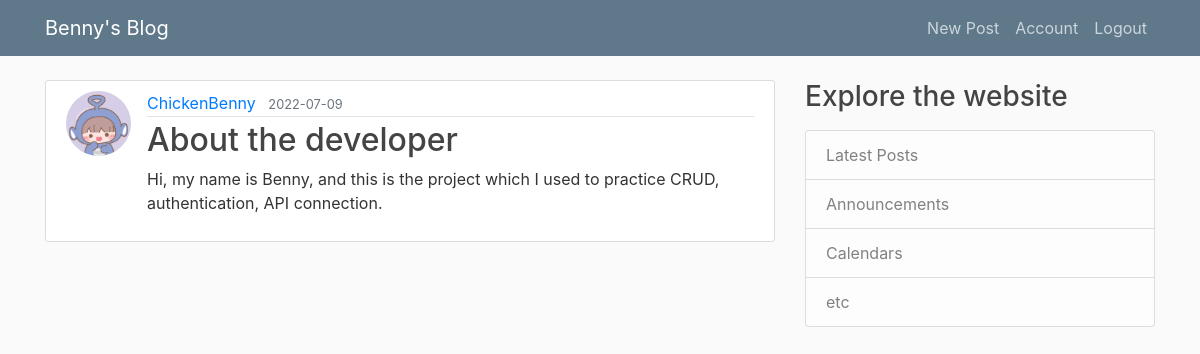
The app's page /post/1 (signed in) with its own data.
### Social_Network/models.py (models this page shows, shortened)
class User(db.Model, UserMixin):
    id = db.Column(db.Integer, primary_key = True)
    username = db.Column(db.String(20), unique = True, nullable = False)
    email = db.Column(db.String(20), unique = True, nullable = False)
    image_file = db.Column(db.String(20), nullable = False, default = 'default.jpg')
    password = db.Column(db.String(60), nullable = False)
    posts = db.relationship('Post', backref = 'author', lazy = True)

class Post(db.Model):
    id = db.Column(db.Integer, primary_key = True)
    title = db.Column(db.String(100), nullable = False)
    date_posted = db.Column(db.DateTime, nullable = False, default = datetime.utcnow)
    content = db.Column(db.Text, nullable = False)
    user_id = db.Column(db.Integer, db.ForeignKey('user.id'), nullable = False)

### Social_Network/routes.py (the view)
@app.route("/post/<int:post_id>")
def post(post_id):
    post = Post.query.get_or_404(post_id)
    return render_template('post.html', post=post)

### Social_Network/models.py (called while the page is built)
@login_manager.user_loader
def load_user(user_id):
    return User.query.get(int(user_id))

### Social_Network/templates/post.html (shortened to what this page needs)
{% extends "base.html" %}
{% block content %}
<article class="media content-section">
    <img class="rounded-circle article-img" src="{{ url_for('static',  filename='profile_pics/' + post.author.image_file) }}">
    <div class="media-body">
        <div class="article-metadata">
            <a class="mr-2" href="#">{{ post.author.username }}</a>
            <small class="text-muted">{{ post.date_posted.strftime('%Y-%m-%d') }}</small>
        </div>
        <h2 class="article-title">{{ post.title }}</h2>
        <p class="article-content">{{ post.content }}</p>
    </div>
</article>
{% endblock content %}

### Social_Network/static/style.css (style rules this page uses)
body { background: #fafafa; color: #333333; margin-top: 5rem; }
h1, h2, h3, h4, h5, h6 { color: #444444; }
.content-section { background: #ffffff; padding: 10px 20px; border: 1px solid #dddddd; border-radius: 3px; margin-bottom: 20px; }
.article-title { color: #444444; }
.article-content { white-space: pre-line; }
.article-img { height: 65px; width: 65px; margin-right: 16px; }
.article-metadata { padding-bottom: 1px; margin-bottom: 4px; border-bottom: 1px solid #e3e3e3 }

### records on screen
User: image_file (placeholder picture), author.username "ChickenBenny"
Post: date_posted "2022-07-09", title "About the developer", content "Hi, my name is Benny, and this is the project which I used to practice CRUD, authentication, API connection."
